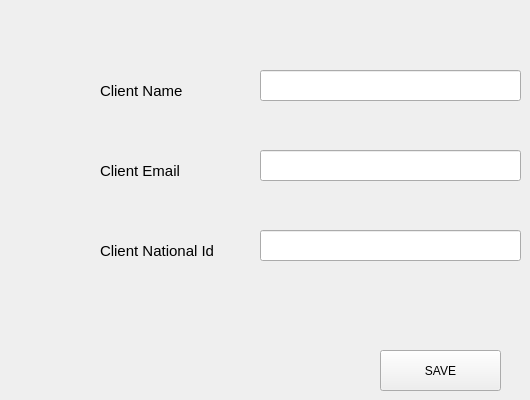
      <widget class="QWidget" name="tab_13">
       <attribute name="title">
        <string>Add New Client</string>
       </attribute>
       <widget class="QLineEdit" name="lineEdit_22">
        <property name="geometry">
         <rect>
          <x>260</x>
          <y>70</y>
          <width>261</width>
          <height>31</height>
         </rect>
        </property>
       </widget>
       <widget class="QPushButton" name="pushButton_24">
        <property name="geometry">
         <rect>
          <x>380</x>
          <y>350</y>
          <width>121</width>
          <height>41</height>
         </rect>
        </property>
        <property name="font">
         <font>
          <family>Segoe UI</family>
          <weight>50</weight>
          <bold>false</bold>
         </font>
        </property>
        <property name="text">
         <string>SAVE</string>
        </property>
       </widget>
       <widget class="QLabel" name="label_34">
        <property name="geometry">
         <rect>
          <x>100</x>
          <y>80</y>
          <width>91</width>
          <height>21</height>
         </rect>
        </property>
        <property name="font">
         <font>
          <family>Segoe UI</family>
          <pointsize>11</pointsize>
          <weight>50</weight>
          <bold>false</bold>
         </font>
        </property>
        <property name="text">
         <string>Client Name</string>
        </property>
       </widget>
       <widget class="QLabel" name="label_35">
        <property name="geometry">
         <rect>
          <x>100</x>
          <y>160</y>
          <width>91</width>
          <height>21</height>
         </rect>
        </property>
        <property name="font">
         <font>
          <family>Segoe UI</family>
          <pointsize>11</pointsize>
          <weight>50</weight>
          <bold>false</bold>
         </font>
        </property>
        <property name="text">
         <string>Client Email</string>
        </property>
       </widget>
       <widget class="QLineEdit" name="lineEdit_23">
        <property name="geometry">
         <rect>
          <x>260</x>
          <y>150</y>
          <width>261</width>
          <height>31</height>
         </rect>
        </property>
       </widget>
       <widget class="QLabel" name="label_36">
        <property name="geometry">
         <rect>
          <x>100</x>
          <y>240</y>
          <width>131</width>
          <height>21</height>
         </rect>
        </property>
        <property name="font">
         <font>
          <family>Segoe UI</family>
          <pointsize>11</pointsize>
          <weight>50</weight>
          <bold>false</bold>
         </font>
        </property>
        <property name="text">
         <string>Client National Id</string>
        </property>
       </widget>
       <widget class="QLineEdit" name="lineEdit_24">
        <property name="geometry">
         <rect>
          <x>260</x>
          <y>230</y>
          <width>261</width>
          <height>31</height>
         </rect>
        </property>
       </widget>
      </widget>
